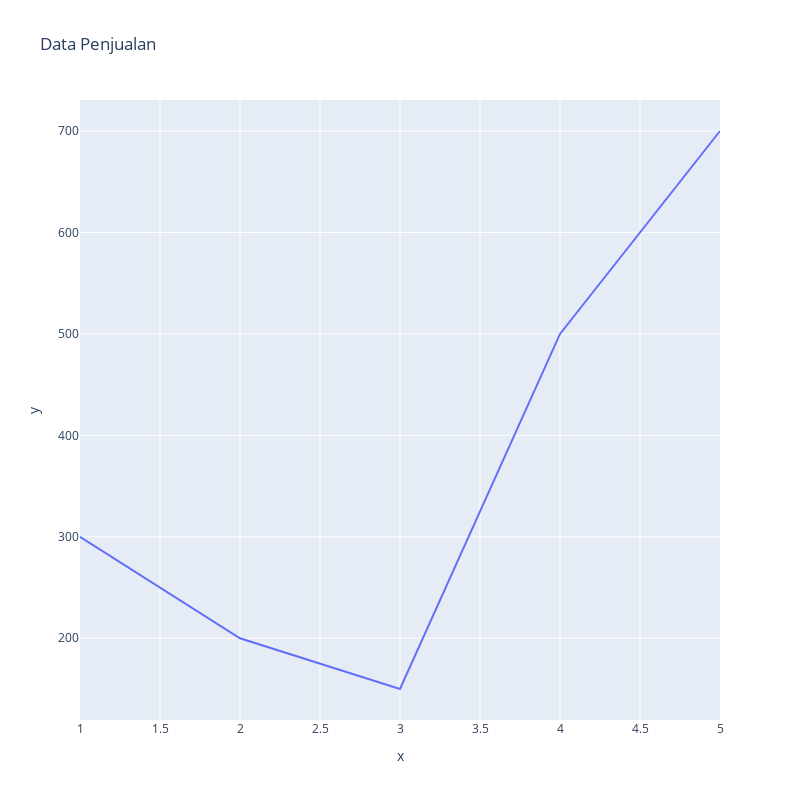

The notebook cell saved with this chart:
### Code cell
nomor = [1, 2, 3, 4, 5]
data_penjualan = [300, 200, 150, 500, 700]

chart = px.line(x=nomor, y=data_penjualan, title="Data Penjualan", width=800, height=800)
chart.show()

### Figure 1 — Plotly figure (JSON) as saved in the notebook; plotly's stock layout.template omitted (floating-point values rounded to 4 significant figures)
{"data": [{"hovertemplate": "x=%{x}<br>y=%{y}<extra></extra>", "legendgroup": "", "line": {"color": "#636efa", "dash": "solid"}, "marker": {"symbol": "circle"}, "mode": "lines", "name": "", "orientation": "v", "showlegend": false, "type": "scatter", "x": [1, 2, 3, 4, 5], "xaxis": "x", "y": [300, 200, 150, 500, 700], "yaxis": "y"}], "layout": {"height": 800, "legend": {"tracegroupgap": 0}, "title": {"text": "Data Penjualan"}, "width": 800, "xaxis": {"anchor": "y", "autorange": true, "domain": [0, 1], "range": [1, 5], "title": {"text": "x"}, "type": "linear"}, "yaxis": {"anchor": "x", "autorange": true, "domain": [0, 1], "range": [119.4, 730.6], "title": {"text": "y"}, "type": "linear"}}}
